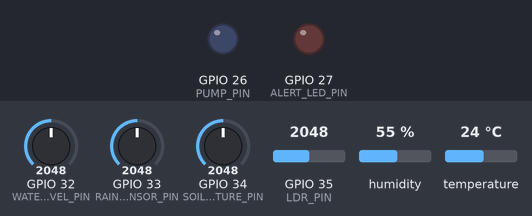
Recording of a sketch running on a simulated ESP32. Parts: output pins drawn as LEDs (lit = HIGH). The test bench sets the inputs (shaded band); at power-on: temperature 24 °C, GPIO 34 (SOIL_MOISTURE_PIN) = 2048, GPIO 33 (RAIN_SENSOR_PIN) = 2048, GPIO 32 (WATER_LEVEL_PIN) = 2048, GPIO 35 (LDR_PIN) = 2048, humidity 55 %. WiFi joins after 1.5 s; servers stay silent unless stated; no MQTT or app messages arrive unless stated; what the sketch prints to the serial monitor is not drawn.

Above: at 2.7 s.
2.8 s: temperature set to 5.3 °C
8.8 s: temperature set to 4.4 °C
At 12.6 s:
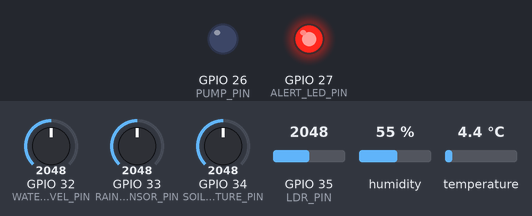
14.8 s: GPIO 34 (SOIL_MOISTURE_PIN) set to 1276
20.8 s: GPIO 34 (SOIL_MOISTURE_PIN) set to 1191
At 22.1 s:
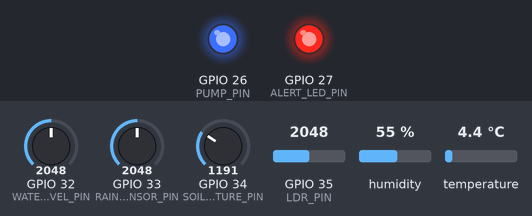
26.8 s: GPIO 33 (RAIN_SENSOR_PIN) set to 453
32.8 s: GPIO 33 (RAIN_SENSOR_PIN) set to 366
Timing chart, 0 to 35.8 s (numbered marks = the images above; inputs shaded):
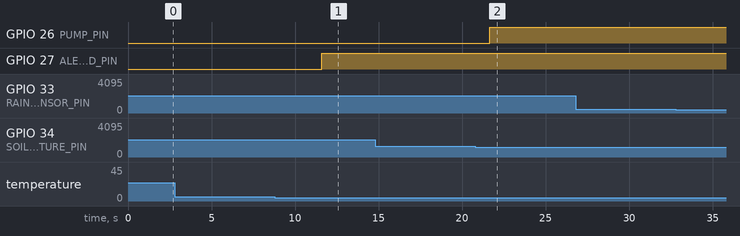

Measured:
- the behaviour switches between 5 and 4.9 °C on temperature (found by bisection; images 0 and 1)
- the behaviour switches between 1229 and 1228 on GPIO 34 (SOIL_MOISTURE_PIN) (found by bisection; images 1 and 2)
- after the input at 2.8 s, every drawn part: stays the same
- after the input at 8.8 s, GPIO 27 (ALERT_LED_PIN): LOW → HIGH after 2.8 s
- after the input at 14.8 s, every drawn part: stays the same
- after the input at 20.8 s, GPIO 26 (PUMP_PIN): LOW → HIGH after 0.86 s
- after the input at 26.8 s, every drawn part: stays the same
- after the input at 32.8 s, every drawn part: stays the same

The sketch:

arduino_code.ino
```cpp
/*
 * Digital Assignment 2: MQTT-enabled smart agriculture node.
 * The ESP32 reads sensors, makes irrigation decisions locally,
 * and publishes one JSON reading to the MQTT broker.
 */

#include <WiFi.h>
#include <PubSubClient.h>
#include <DHT.h>

#define DEMO_MODE false

const int SOIL_MOISTURE_PIN = 34;
const int LDR_PIN = 35;
const int WATER_LEVEL_PIN = 32;
const int RAIN_SENSOR_PIN = 33;
const int DHT_PIN = 15;
const int PUMP_PIN = 26;
const int ALERT_LED_PIN = 27;

const float TEMP_HIGH_THRESHOLD = 35.0;
const float TEMP_LOW_THRESHOLD = 5.0;
const float HUMIDITY_LOW_THRESHOLD = 30.0;
const int SOIL_DRY_THRESHOLD = 30;
const int SOIL_WET_THRESHOLD = 70;
const int WATER_LEVEL_LOW = 20;
const int LIGHT_LOW_THRESHOLD = 20;
const int RAIN_THRESHOLD = 60;

const char* WIFI_SSID = "Wokwi-GUEST";
const char* WIFI_PASSWORD = "";
const char* MQTT_HOST = "broker.hivemq.com";
const int MQTT_PORT = 1883;
const char* SENSOR_TOPIC = "agrisense/field1/sensors";
const char* STATUS_TOPIC = "agrisense/field1/status";

DHT dht(DHT_PIN, DHT22);
WiFiClient wifiClient;
PubSubClient mqttClient(wifiClient);
int readingCount = 0;

int toPercent(int rawValue) {
  return map(rawValue, 0, 4095, 0, 100);
}

void connectWiFi() {
  Serial.print("Connecting to WiFi");
  WiFi.begin(WIFI_SSID, WIFI_PASSWORD);
  int attempts = 0;
  while (WiFi.status() != WL_CONNECTED && attempts < 30) {
    delay(500);
    Serial.print(".");
    attempts++;
  }
  Serial.println();
  Serial.println(WiFi.status() == WL_CONNECTED ? "WiFi connected" : "WiFi unavailable");
}

void connectMqtt() {
  while (!mqttClient.connected()) {
    String clientId = "agrisense-esp32-" + String((uint32_t)ESP.getEfuseMac(), HEX);
    Serial.print("Connecting to MQTT...");
    if (mqttClient.connect(clientId.c_str())) {
      Serial.println("connected");
      mqttClient.publish(STATUS_TOPIC, "ESP32 online");
    } else {
      Serial.print("failed, state=");
      Serial.println(mqttClient.state());
      delay(3000);
    }
  }
}

String alertsJson(float temperature, float humidity, int soil, int light, int water) {
  String alerts = "[";
  bool hasAlert = false;
  if (temperature > TEMP_HIGH_THRESHOLD) { alerts += "\"HIGH_TEMPERATURE\""; hasAlert = true; }
  if (temperature < TEMP_LOW_THRESHOLD) { if (hasAlert) alerts += ","; alerts += "\"FROST_RISK\""; hasAlert = true; }
  if (humidity < HUMIDITY_LOW_THRESHOLD) { if (hasAlert) alerts += ","; alerts += "\"LOW_HUMIDITY\""; hasAlert = true; }
  if (water < WATER_LEVEL_LOW) { if (hasAlert) alerts += ","; alerts += "\"LOW_WATER_TANK\""; hasAlert = true; }
  if (light < LIGHT_LOW_THRESHOLD) { if (hasAlert) alerts += ","; alerts += "\"LOW_LIGHT\""; hasAlert = true; }
  if (soil < SOIL_DRY_THRESHOLD) { if (hasAlert) alerts += ","; alerts += "\"DRY_SOIL\""; }
  alerts += "]";
  return alerts;
}

void publishReading(int soil, float temperature, float humidity, int light,
                    int water, int rain, bool pumpOn, String pumpReason) {
  String payload = "{";
  payload += "\"reading_no\":" + String(readingCount) + ",";
  payload += "\"timestamp\":\"" + String(millis() / 1000) + "s\",";
  payload += "\"scenario\":\"Live Wokwi Sensors\",";
  payload += "\"soil_moisture\":" + String(soil) + ",";
  payload += "\"temperature\":" + String(temperature, 1) + ",";
  payload += "\"humidity\":" + String(humidity, 1) + ",";
  payload += "\"light_intensity\":" + String(light) + ",";
  payload += "\"water_level\":" + String(water) + ",";
  payload += "\"rain_level\":" + String(rain) + ",";
  payload += "\"pump\":\"" + String(pumpOn ? "ON" : "OFF") + "\",";
  payload += "\"pump_reason\":\"" + pumpReason + "\",";
  payload += "\"alerts\":" + alertsJson(temperature, humidity, soil, light, water);
  payload += "}";
  mqttClient.publish(SENSOR_TOPIC, payload.c_str());
  Serial.println("MQTT published: " + payload);
}

void setup() {
  Serial.begin(115200);
  pinMode(PUMP_PIN, OUTPUT);
  pinMode(ALERT_LED_PIN, OUTPUT);
  digitalWrite(PUMP_PIN, LOW);
  digitalWrite(ALERT_LED_PIN, LOW);
  dht.begin();
  mqttClient.setServer(MQTT_HOST, MQTT_PORT);
  connectWiFi();
}

void loop() {
  if (WiFi.status() != WL_CONNECTED) connectWiFi();
  if (!mqttClient.connected()) connectMqtt();
  mqttClient.loop();
  readingCount++;

  int soil = toPercent(analogRead(SOIL_MOISTURE_PIN));
  int light = toPercent(analogRead(LDR_PIN));
  int water = toPercent(analogRead(WATER_LEVEL_PIN));
  int rain = toPercent(analogRead(RAIN_SENSOR_PIN));
  float temperature = dht.readTemperature();
  float humidity = dht.readHumidity();

  if (isnan(temperature) || isnan(humidity)) {
    Serial.println("DHT22 read failed; skipping this message");
    delay(2000);
    return;
  }

  bool pumpOn = false;
  String pumpReason = "Soil moisture in acceptable range";
  if (rain > RAIN_THRESHOLD) {
    pumpReason = "Rain detected - irrigation skipped";
  } else if (water < WATER_LEVEL_LOW) {
    pumpReason = "Water tank critically low - pump disabled";
  } else if (soil < SOIL_DRY_THRESHOLD) {
    pumpOn = true;
    pumpReason = "Soil is dry - pump activated";
  } else if (soil >= SOIL_WET_THRESHOLD) {
    pumpReason = "Soil sufficiently moist - pump idle";
  }

  bool alertOn = temperature > TEMP_HIGH_THRESHOLD || temperature < TEMP_LOW_THRESHOLD
                 || humidity < HUMIDITY_LOW_THRESHOLD || water < WATER_LEVEL_LOW
                 || light < LIGHT_LOW_THRESHOLD || soil < SOIL_DRY_THRESHOLD;
  digitalWrite(PUMP_PIN, pumpOn ? HIGH : LOW);
  digitalWrite(ALERT_LED_PIN, alertOn ? HIGH : LOW);
  publishReading(soil, temperature, humidity, light, water, rain, pumpOn, pumpReason);
  delay(5000);
}
```
